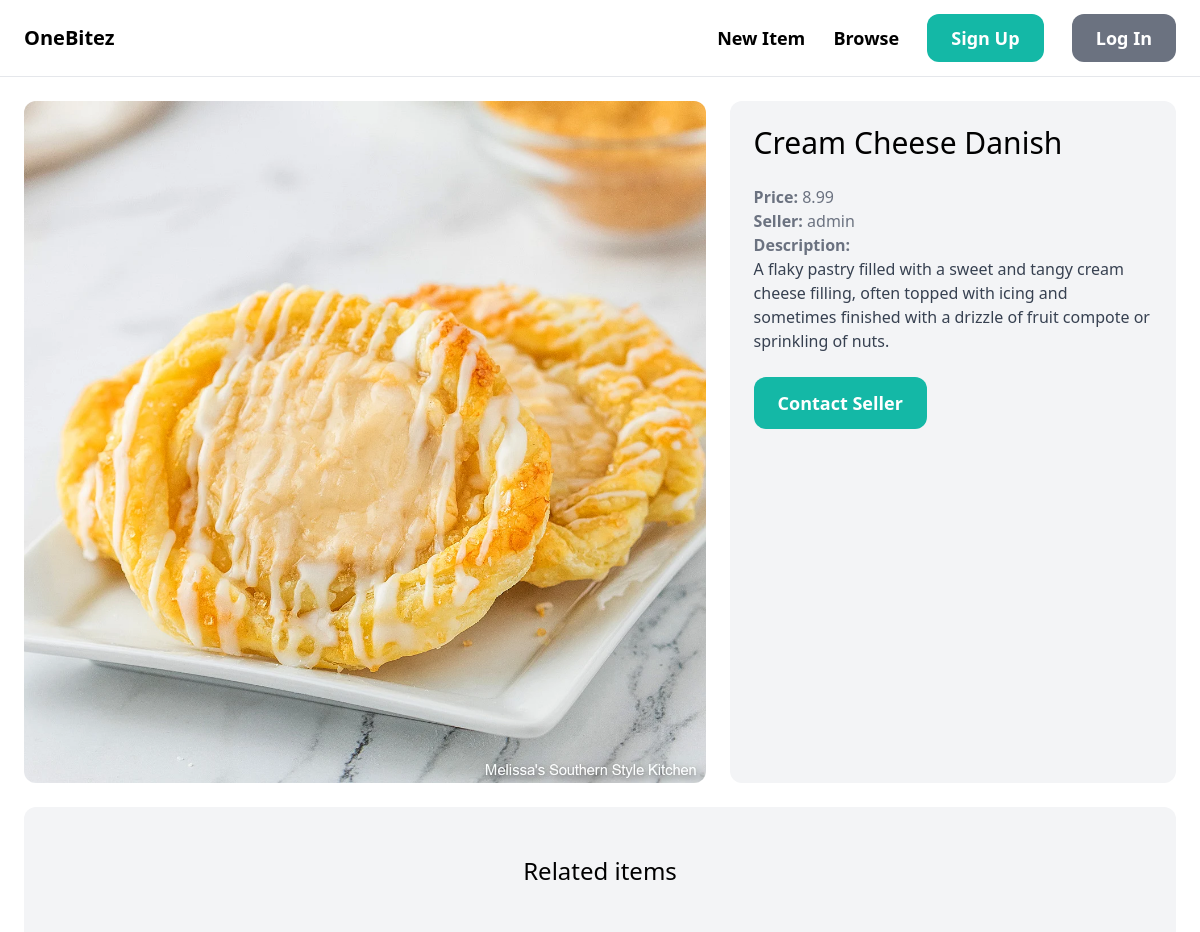
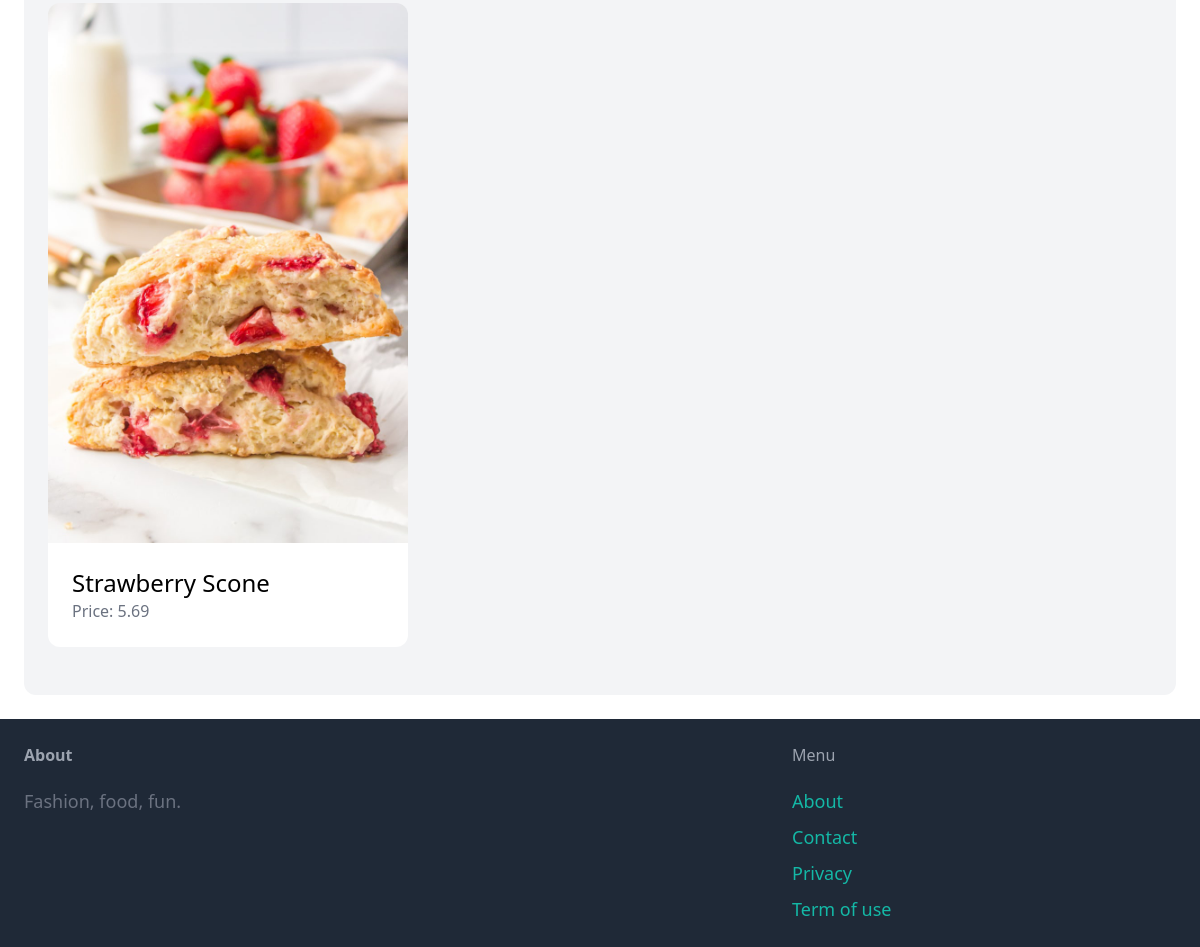
Screenshot of /items/2/ with the database file from the repository (2 pictures, top to bottom).
### item/models.py (models this page shows, shortened)
class Item(models.Model):
    category = models.ForeignKey(Category, related_name='items', on_delete=models.CASCADE )
    name = models.CharField(max_length=255)
    description = models.TextField(blank=True, null=True)
    price = models.FloatField()
    image = models.ImageField(upload_to="item_images", blank=True, null=True)
    is_sold = models.BooleanField(default=False)
    created_by = models.ForeignKey(User, related_name='items', on_delete=models.CASCADE)
    created_at = models.DateTimeField(auto_now_add=True)

### item/views.py (the view)
# urls.py: path('<int:pk>/', views.detail, name='detail'),
def detail(request, pk):
    item = get_object_or_404(Item, pk=pk)
    related_items = Item.objects.filter(category=item.category, is_sold=False).exclude(pk=pk)[0:3]
    return render(request, 'item/detail.html', {
        'item' : item,
        'related_items' : related_items
    })

### item/templates/item/detail.html (shortened to what this page needs)
{% extends 'core/base.html' %}
{% block content %}
<div class="grid grid-cols-5 gap-6">
    <div class="col-span-3">
        <img src="{{ item.image.url }}" class="rounded-xl">
    </div>
    <div class="col-span-2 p-6 bg-gray-100 rounded-xl">
        <h1 class="mb-6 text-3xl">{{ item.name }}</h1>
        <p class="text-gray-500"><strong>Price: </strong>{{ item.price }}</p>
        <p class="text-gray-500"><strong>Seller: </strong>{{ item.created_by.username }}</p>
        {% if item.description %}
            <p class="text-gray-700">
                <strong class="text-gray-500">Description:</strong><br>
                {{ item.description }}
            </p>
        {% endif %}
        {% if request.user == item.created_by %}
            <div class="mt-6 p-6 bg-white rounded-xl">
                <p>This is your item!</p>
                <a href="{% url 'item:edit' item.id %}" class="inline-block mt-6 px-6 py-3 text-lg font-semibold bg-teal-500 text-white rounded-xl">Edit</a>
                <a href="{% url 'item:delete' item.id %}" class="inline-block mt-6 px-6 py-3 text-lg font-semibold bg-red-500 text-white rounded-xl">Delete</a>
            </div>
        {% else %}
            <a href="{% url 'conversation:new' item.id %}" class="inline-block mt-6 px-6 py-3 text-lg font-semibold bg-teal-500 text-white rounded-xl hover:bg-teal-700">Contact Seller</a>
        {% endif %}
    </div>
</div>
<div class="mt-6 px-6 py-12 bg-gray-100 rounded-xl">
    <h2 class="mb-12 text-2xl text-center">Related items</h2>
    <div class="grid grid-cols-3 gap-3">
        {% for item in related_items %}
            <div>
                <a href="{% url 'item:detail' item.id %}">
                    <div>
                        <img src="{{ item.image.url }}" class="rounded-t-xl">
                    </div>
                    <div class="p-6 bg-white rounded-b-xl">
                        <h2 class="text-2xl">{{ item.name }}</h2>
                        <p class="text-gray-500">Price: {{ item.price }}</p>
                    </div>
                </a>
            </div>
        {% endfor %}
    </div>
</div>
{% endblock %}

### core/templates/core/base.html (shortened to what this page needs)
<!DOCTYPE html>
<html>
  <head>
    <script src="https://cdn.tailwindcss.com"></script>
  </head>
  <body>
    <nav class="py-6 px-6 flex justify-between items-center border-b border-gray-200">
        <a href="/" class="text-xl font-semibold">OneBitez</a>
        <div class="space-x-6">
            <a href="{% url 'item:new' %}" class="text-lg font-semibold hover:text-gray-500">New Item</a>
            <a href="{% url 'item:items' %}" class="text-lg font-semibold hover:text-gray-500">Browse</a>
            {% if request.user.is_authenticated %}
              <a href="{% url 'conversation:inbox' %}" class="px-6 py-3 text-lg font-semibold bg-teal-500 text-white rounded-xl hover:bg-teal-700">Inbox</a>
              <a href="{% url 'dashboard:index' %}" class="px-6 py-3 text-lg font-semibold bg-gray-500 text-white rounded-xl hover:bg-gray-700">Dashboard</a>
            {% else %}
              <a href="{% url 'core:signup' %}" class="px-6 py-3 text-lg font-semibold bg-teal-500 text-white rounded-xl hover:bg-teal-700">Sign Up</a>
              <a href="{% url 'core:login' %}" class="px-6 py-3 text-lg font-semibold bg-gray-500 text-white rounded-xl hover:bg-gray-700">Log In</a>
            {% endif %}
        </div>
    </nav>
    <div class="px-6 py-6">{% block content %} {% endblock %}</div>
    <footer class="py-6 px-6 flex justify-between bg-gray-800">
        <div class="w-2/3 pr-10">
          <h3 class="mb-5 font-semibold text-gray-400">About</h3>
          <p class="text-lg text-gray-500">Fashion, food, fun.</p>
        </div>
        <div class="w-1/3">
            <h3 class="mb-5 font-semmibold text-gray-400">Menu</h3>
            <ul class="space-y-2">
                <li><a href="#" class="text-lg text-teal-500 hover:text-teal-700">About</a></li>
                <li><a href="{% url 'core:contact' %}" class="text-lg text-teal-500 hover:text-teal-700">Contact</a></li>
                <li><a href="#" class="text-lg text-teal-500 hover:text-teal-700">Privacy</a></li>
                <li><a href="#" class="text-lg text-teal-500 hover:text-teal-700">Term of use</a></li>
            </ul>
        </div>
    </footer>
  </body>
</html>

### rows the page displays
Item: image (picture), name "Cream Cheese Danish", price "8.99", created_by.username "admin", description "A flaky pastry filled with a sweet and tangy cream cheese filling, often topped with icing and sometimes finished with a drizzle of fruit compote or sprinkling of nuts."
Item: image (picture), name "Strawberry Scone", price "5.69"
